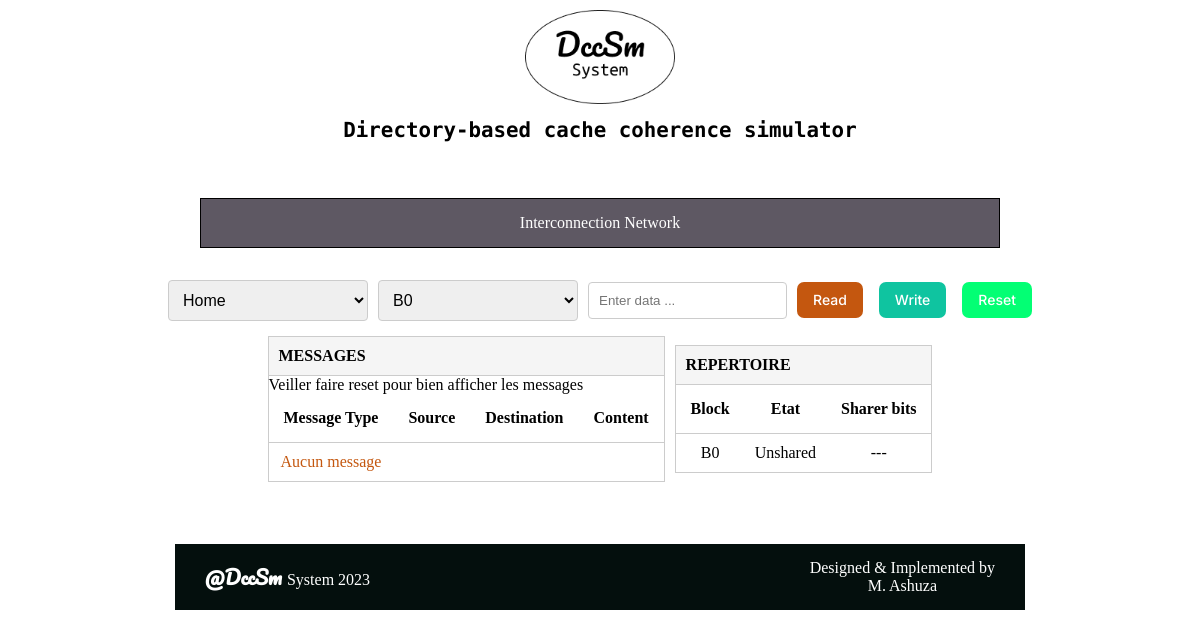
Before: / with the older database file.
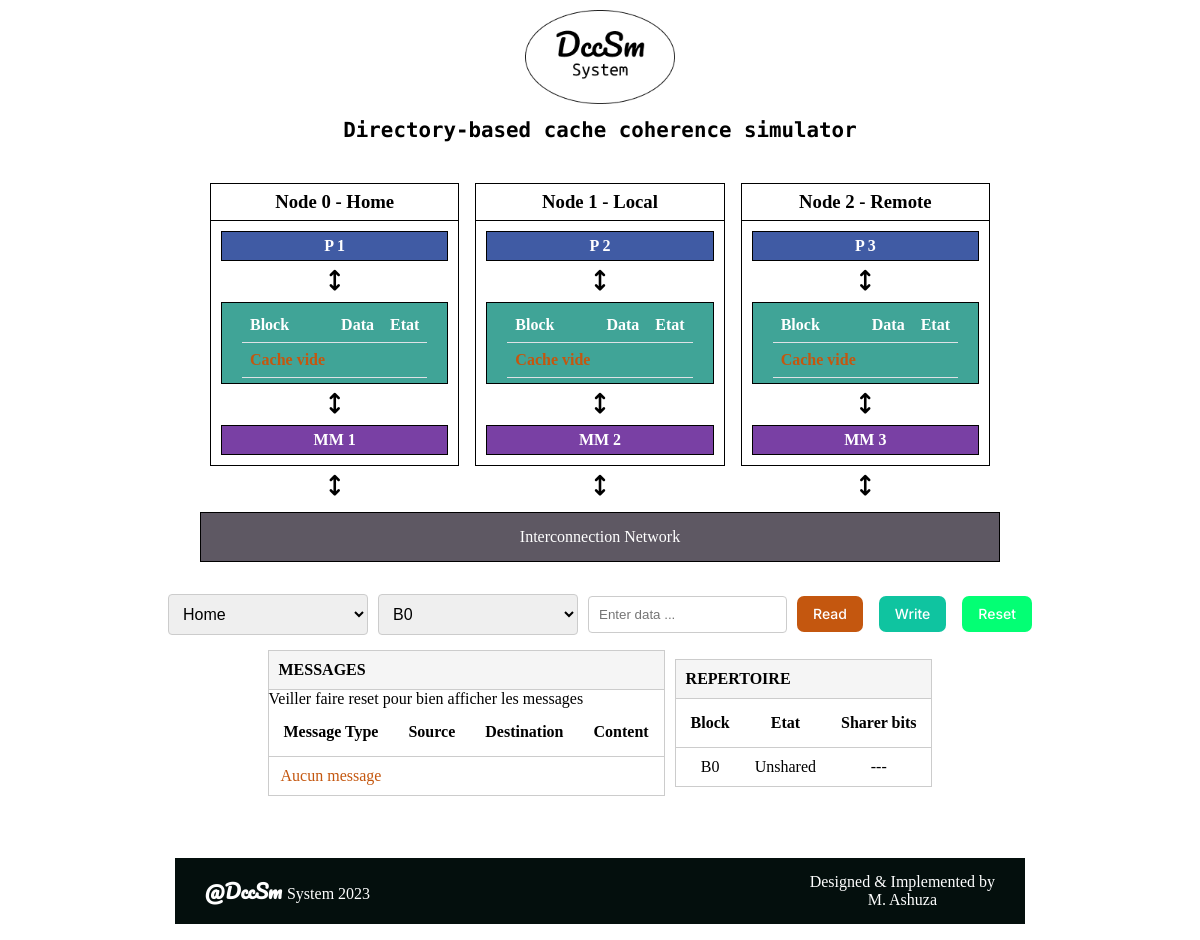
After: the same page with the newer database file.
### dccsm/models.py (models this page shows, shortened)
class Node(db.Model):
    id = db.Column(db.Integer, primary_key=True)
    name = db.Column(db.String(30), nullable=False, default='Home')
    numero = db.Column(db.Integer, nullable=False)
    def __repr__(self) -> str:
        return f"Node {self.numero} - {self.name}"
    @property
    def all_caches(self):
        return CacheNode.query.filter_by(node=self).order_by(CacheNode.id.desc()).all()

### dccsm/views.py (the view)
@views.route('/', methods=['GET', 'POST'])
def home():
        nodes = Node.query.all()
        directory = Directory.query.all()
        messages = MessageSimulation.query.order_by(MessageSimulation.id.desc()).all()
        blocks = MemoryBloc.query.all()
        all_nodes =  nodes
        directory = 'directory'
        messages = 'messages'
        blocks = 'blocks'
        for node in all_nodes:
            print(node.id)
        return render_template('index.html', all_nodes=all_nodes, directory=directory, messages=messages, blocks=blocks)

### dccsm/templates/index.html (shortened to what this page needs)
{% extends "layout.html" %}
{% block content %}
    <section class="container">
        <div class="block">
            {% for node in all_nodes %}
                <div class="nodes">
                    <div class="boxes">
                        <div class="box">
                            <div class="box-content">
                                <div class="node">
                                    <div class="head">
                                        <h3>{{ node }}</h3>
                                    </div>
                                    <div class="body">
                                        <div class="element processor">P {{node.id}}</div>
                                        <span class="fa fa-arrows-up-down fa-fade"></span>
                                        <div class="element cash">
                                            <div class="responsive-table">
                                                <table class="table table-sm">
                                                    <thead>
                                                        <tr>
                                                            <th class="fw-bolder text-uppercase">Block</th>
                                                            <th class="fw-bolder text-uppercase">Data</th>
                                                            <th class="fw-bolder text-uppercase">Etat</th>
                                                        </tr>
                                                    </thead>
                                                    <tbody>
                                                        {% if node.all_caches %}
                                                            {% for cache in node.all_caches %}
                                                                {% if cache.state_cache == '4' %}
                                                                    <tr class="text-danger">
                                                                        <td>{{cache.bloc}}</td>
                                                                        <td>--</td>
                                                                        <td>{{cache.state_cache_state}}</td>
                                                                    </tr>
                                                                {% else %}
                                                                    <tr>
                                                                        <td>{{cache.bloc}}</td>
                                                                        <td>{{cache.bloc.data}}</td>
                                                                        <td>{{cache.state_cache_state}}</td>
                                                                    </tr>
                                                                {% endif %}
                                                            {% endfor %}
                                                        {% else %}
                                                            <tr>
                                                                <td class="text-danger">Cache vide</td>
                                                                <td></td>
                                                                <td></td>
                                                            </tr>
                                                        {% endif %}
                                                    </tbody>
                                                </table>
                                            </div>
                                        </div>
                                        <span class="fa fa-arrows-up-down fa-fade"></span>
                                        <div class="element memoire homememory">MM {{node.id}}</div>
                                    </div>
                                </div>
                                <div class="connector"><span class="fa fa-arrows-up-down fa-fade"></span></div>
                            </div>
                        </div>
                    </div>
                </div>
            {% endfor %}
        </div>
        <div class="connections-box">
            <p>Interconnection Network</p>
        </div>
    </section>
    <section class="input-display">
        <div class="input">
            <form action="#" method="post" enctype="multipart/form-data" id="formControl">
                <div class="form-group">
                    <select>
                        <option value="option1">Home</option>
                    </select>
                </div>
                <div class="form-group">
                    <select>
                        <option value="option1">B0</option>
                    </select>
                </div>
                <div class="form-group">
                    <input required="" type="text" id="EnteredData" placeholder="Enter data ...">
                </div>
                <div class="btns">
                    <button type="button" onclick="readData()" class="btn btn-primary">Read</button>
                    <button type="button" onclick="writeData()" class="btn btn-secondary">Write</button>
                    <a href="{{ url_for('dccsm.reinitialisation_data') }}" class="btn reset">Reset</a>
                </div>
            </form>
        </div>
        <div class="container-output">
            <div class="repertoire">
                <div class="card">
                    <div class="card-header fw-bolder text-uppercase">Repertoire</div>
                    <div class="card-body">
                        <div class="table-responsive">
                            <table class="table table-sm">
                                <thead>
                                    <tr>
                                        <th class="fw-bolder text-uppercase">Block</th>
                                        <th class="fw-bolder text-uppercase">Etat</th>
                                        <th class="fw-bolder text-uppercase">Sharer bits</th>
                                    </tr>
                                </thead>
                                <tbody>
                                    <tr>
                                        <td>B0</td>
                                        <td>Unshared</td>
                                        <td>---</td>
                                    </tr>
                                </tbody>
                            </table>
                        </div>
                    </div>
                </div>
            </div>
            <div class="message">
                <div class="card">
                    <div class="card-header fw-bolder text-uppercase">Messages</div>
                    <div class="card-body">
                        <p class="alert alert-info">Veiller faire reset pour bien afficher les messages</p>
                        <div class="table-responsive">
                            <table class="table table-sm">
                                <thead>
                                    <tr>
                                        <th class="fw-bolder text-uppercase">Message Type </th>
                                        <th class="fw-bolder text-uppercase">Source</th>
                                        <th class="fw-bolder text-uppercase">Destination</th>
                                        <th class="fw-bolder text-uppercase">Content</th>
                                    </tr>
                                </thead>
                                <tbody>
                                    <tr>
                                        <td class="text-danger">Aucun message</td>
                                        <td></td>
                                        <td></td>
                                        <td></td>
                                    </tr>
                                </tbody>
                            </table>
                        </div>
                    </div>
                </div>
            </div>
        </div>
    </section>
{% endblock %}

### dccsm/templates/layout.html (shortened to what this page needs)
<!DOCTYPE html>
<html lang="en">
<head>
    <link rel="stylesheet" href="https://cdnjs.cloudflare.com/ajax/libs/font-awesome/6.4.0/css/all.min.css">
    <link rel="stylesheet" href="{{url_for('static', filename='styles.css')}}">
</head>
<body>
    <nav>
        <div class="logo">
            <img src="{{url_for('static', filename='logo.png')}}" alt="DccSm System">
        </div>
    </nav>
    <header>
        <h1>Directory-based cache coherence simulator</h1>
    </header>
    <div class="container">{% block content %} {% endblock %}</div>
    <footer class="footer">
        <div class="footer-content">
            <p class="copyright"><span>@DccSm </span>System 2023</p>
            <p>
                Designed & Implemented by <br>
                <span>M. Ashuza</span>
            </p>
        </div>
    </footer>
</body>
</html>

### dccsm/static/styles.css (style rules this page uses)
:root { --block-p-color: #405BA4; --block-c-color: #40A497; --blocl-m-color: #7940A4; --block-d-color: #BEC40F; --block-intercon-color: #5E5863; --read-btn: #C4570F; --write-btn: #0FC4A0; --footer-color: #040F0D; }
* { box-sizing: border-box; margin: 0; }
.text-danger { color: var(--read-btn); }
a { text-decoration: none; color: #000; }
nav { width: 100%; display: flex; justify-content: center; align-items: center; padding: 10px; }
img { width: 100%; max-width: 150px; }
h1 { font-family: 'Ubuntu Mono', monospace; text-align: center; margin-bottom: 25px; font-size: 1.3rem; }
.fa { font-size: 1.3rem; }
.btn { display: inline-block; padding: .5rem 1rem; border-radius: 7px; display: inline-block; font-family: 'Inter', sans-serif; font-size: 14px; font-weight: 500; line-height: 20px; list-style: none; position: relative; text-align: center; text-decoration: none; transition: color 100ms; touch-action: manipulation; margin: 0; outline: none; color: #fff; cursor: pointer; border: none; }
.btn-primary { background-color: var(--read-btn); }
.btn-secondary { background-color: var(--write-btn); }
.reset { background-color: #03ff74; }
.btns { display: flex; align-items: center; gap: 1rem; }
select { width: 200px; padding: 10px; font-size: 16px; border: 1px solid #ccc; border-radius: 4px; }
.container, .input-display, .footer { display: flex; align-items: center; justify-content: center; flex-direction: column; margin: 1rem; }
.container .block { width: 100%; display: flex; align-items: center; justify-content: center; gap: 16px; }
.container .block .box { display: flex; flex-direction: column; }
.container .block .box-content { display: flex; flex-direction: column; align-items: center; gap: 10px; }
.container .block .node { border: 1px solid #000; text-align: center; }
.container .block .node .head { border-bottom: 1px solid #000; padding: 7px 20px; width: 100%; margin-bottom: 10px; }
.container .block .node .body .element { padding: 5px 20px; margin: 10px; border: 1px solid #000; color: #fff; font-weight: 700; }
.container .block .node .body .element .responsive-table { width: 100%; }
.container .block .node .body .element .responsive-table .table { width: 100%; border-collapse: collapse; }
.container .block .node .body .element .responsive-table .table thead th { border-bottom: 1px solid #dee2e6;; padding: 8px; text-align: left; }
.container .block .node .body .element .responsive-table .table tbody td { border-bottom: 1px solid #dee2e6; padding: 8px; }
.container .block .node .body .processor { background-color: var(--block-p-color); }
.container .block .node .body .cash { background-color: var(--block-c-color); }
.container .block .node .body .memoire { background-color: var(--blocl-m-color); }
.input-display .input { display: flex; align-items: center; gap: 30px; margin-bottom: 15px; }
.input-display .input form { display: flex; align-items: center; gap: 10px; }
.input-display .input form input { padding: 10px; border: 1px solid #ccc; border-radius: 4px; outline: none; width: 100%; max-width: 200px; }
.display table, th, td { border: 1px solid #272727; padding: 15px; text-align: center; }
.connections-box { padding: 15px 0px; border: 1px solid #000; margin-top: 15px; text-align: center; width: 800px; background-color: var(--block-intercon-color); color: #fff; }
.container-output { display: flex; align-items: center; flex-direction: row-reverse; gap: 10px; }
.card { border: 1px solid #ccc; }
.card-header { background-color: #f5f5f5; border-bottom: 1px solid #ccc; font-weight: bold; padding: 10px; text-transform: uppercase; }
.table { width: 100%; border-collapse: collapse; }
.table th { font-weight: bold; border: none; }
.table td { border-top: 1px solid #ccc; padding: 10px; border-bottom: none; border-right: none; border-left: none; }
.footer-content { margin-top: 30px; width: 850px; background-color: var(--footer-color); text-align: center; color: #fff; padding: 15px 30px; display: flex; align-items: center; justify-content: space-between; }
.footer-content .copyright span { font-size: 1.2rem; font-weight: 700; font-family: 'Pacifico', cursive; }

Changed rows visible on the page:
added Node: numero+name "Node 0 - Home", id "1"
added Node: numero+name "Node 1 - Local", id "2"
added Node: numero+name "Node 2 - Remote", id "3"
